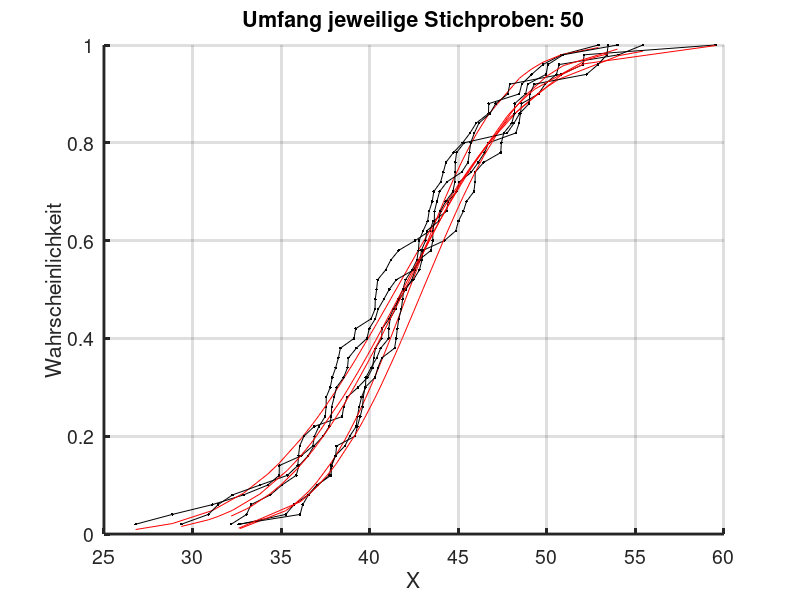

The MATLAB source for this figure:
function example_t()
  J1 = 50;
  mu1 = 42;
  sigma1 = 5;
  samples = [];
  for kappa = 1:5
    samples = [samples  (mu1 + sigma1*randn(J1,1))];
  end
  figure(3000); hold on;
  [J1, nS] = size(samples);
  for kappa = 1:5
    [P, H, xsort, xbar, s] = cumulatives(samples(:,kappa));
    plot( xsort, H, 'k.-');
    plot( xsort, P, 'r-');
  end
  xlabel('X', 'fontsize', 14);
  ylabel('Wahrscheinlichkeit', 'fontsize', 12);
  title(['Umfang jeweilige Stichproben: ' num2str(J1)], 'fontsize', 14);
  grid on;
  set(gca, 'fontsize', 14, 'linewidth', 2);
  hold off;
end
function [P, H, xsort, xbar, s] = cumulatives(x)
  xbar = mean(x);
  s = std(x);
  J1 = length(x);
  [xsort, isort] = sort(x, 'ascend');
  H = [1:J1]'/J1;
  P = normcdf( xsort, xbar, s);
end